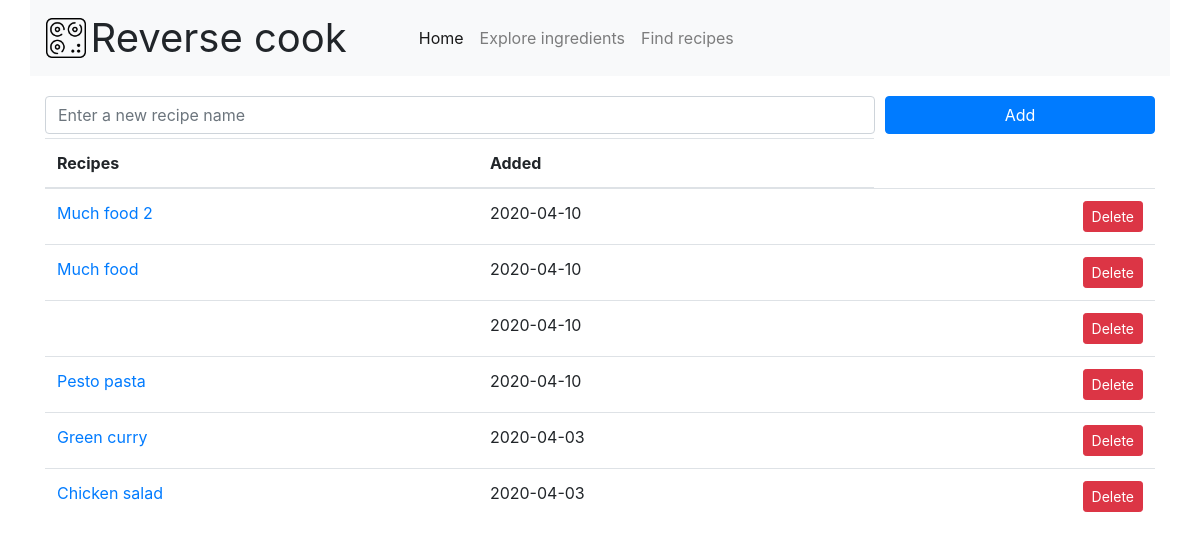
Before: / with the older database file.
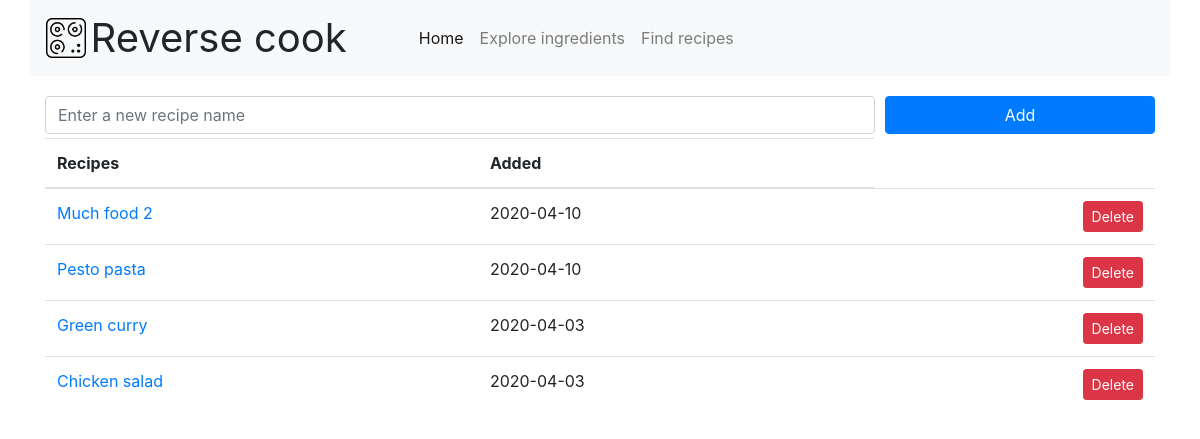
After: the same page with the newer database file.
### app.py (models this page shows, shortened)
class Recipe(db.Model):
	id = db.Column(db.Integer, primary_key=True)
	name = db.Column(db.String(128), nullable=False)
	created_at = db.Column(db.DateTime, nullable=False,
		default=datetime.utcnow)
	recipeingredient = db.relationship('RecipeIngredient', backref='recipe',\
		lazy=True)

### app.py (the view)
@app.route('/', methods=['GET', 'POST'])
def index():
	if request.method == 'POST':
		name = request.form['name']
		new_stuff = Recipe(name=name)
		try:
			db.session.add(new_stuff)
			db.session.commit()
			return redirect('/')
		except:
			return "There was a problem adding a new recipe."
	else:
		recipes = Recipe.query.order_by(Recipe.created_at.desc()).all()
		return render_template('index.html', recipes=recipes)

### templates/index.html
{% extends 'base.html' %}
{% block content %}
<div class="container">
	{% include 'snippets/form.html' %}
	{% if recipes|length < 1 %}
	<p>There is nothing to cook for now :(</p>
	{% else %}
	<table class="table">
		<thead>
			<tr>
				<th>Recipes</th>
				<th>Added</th>
			</tr>
		</thead>
		<tbody>
			{% for recipe in recipes %}
			<tr>
				<td><a href="/update/{{ recipe.id }}">{{ recipe.name }}</a></td>
				<td>{{ recipe.created_at.date() }}</td>
				<td class="text-right"><a class="btn btn-danger btn-sm" href="/delete/{{ recipe.id }}" role="button">Delete</a></td>
			</tr>
			{% endfor %}
		</tbody>
	</table>
	{% endif %}
</div>
{% endblock content %}

### templates/base.html (shortened to what this page needs)
<!DOCTYPE html>
<html lang="en">
<head>
  <link rel="stylesheet" href="https://stackpath.bootstrapcdn.com/bootstrap/4.3.1/css/bootstrap.min.css">
  <link rel="stylesheet" href="{{ url_for('static', filename='css/main.css') }}">
</head>
<body>
  {% include 'snippets/home_title.html' %}
  {% block content %}{% endblock content %}
</body>
</html>

### templates/snippets/home_title.html (shortened to what this page needs)
<nav id="nav-bar" class="navbar navbar-expand-lg navbar-light bg-light container">
	<div onclick="location.href='/';" style="cursor: pointer;" class="site-header">
		<img id="kitchen-logo" src="../../static/img/kitchen.png" alt="kitchen.png">
		<div id="site-header">Reverse cook</div>
	</div>
  <div class="collapse navbar-collapse" id="navbarSupportedContent">
    <ul id="expanded-options" class="navbar-nav mr-auto">
      <li class="nav-item active">
        <a class="nav-link" href="/">Home <span class="sr-only">(current)</span></a>
      </li>
      <li class="nav-item">
        <a class="nav-link" href="/explore_ingredients">Explore ingredients</a>
      </li>
       <li class="nav-item">
        <a class="nav-link" href="/find_recipes">Find recipes</a>
      </li>
    </ul>
  </div>
</nav>

### templates/snippets/form.html (shortened to what this page needs)
<form action="/" method="POST">
	<div class="form-row">
		<div class="col-sm-9 my-1">
			<input type="text" class="form-control" name="name" id="newStuff" placeholder="Enter a new recipe name">
		</div>
		<div class = "col-sm-3 my-1">
			<button type="submit" class="btn btn-primary btn-block">Add</button>
		</div>
	</div>
</form>

### static/css/main.css (style rules this page uses)
body { background: #FFFFFF; }
#site-header { display: inline-block; font-family: -apple-system,BlinkMacSystemFont,"Segoe UI",Roboto,"Helvetica Neue",Arial,"Noto Sans",sans-serif,"Apple Color Emoji","Segoe UI Emoji","Segoe UI Symbol","Noto Color Emoji"; font-size: 2.5rem; vertical-align: middle; }
#kitchen-logo { width: 40px; }
#nav-bar { margin-bottom: 1em; }
#expanded-options { margin-left: 4em; }

Changed rows visible on the page:
removed Recipe: name "Much food", created_at "2020-04-10"
removed Recipe: created_at "2020-04-10"
